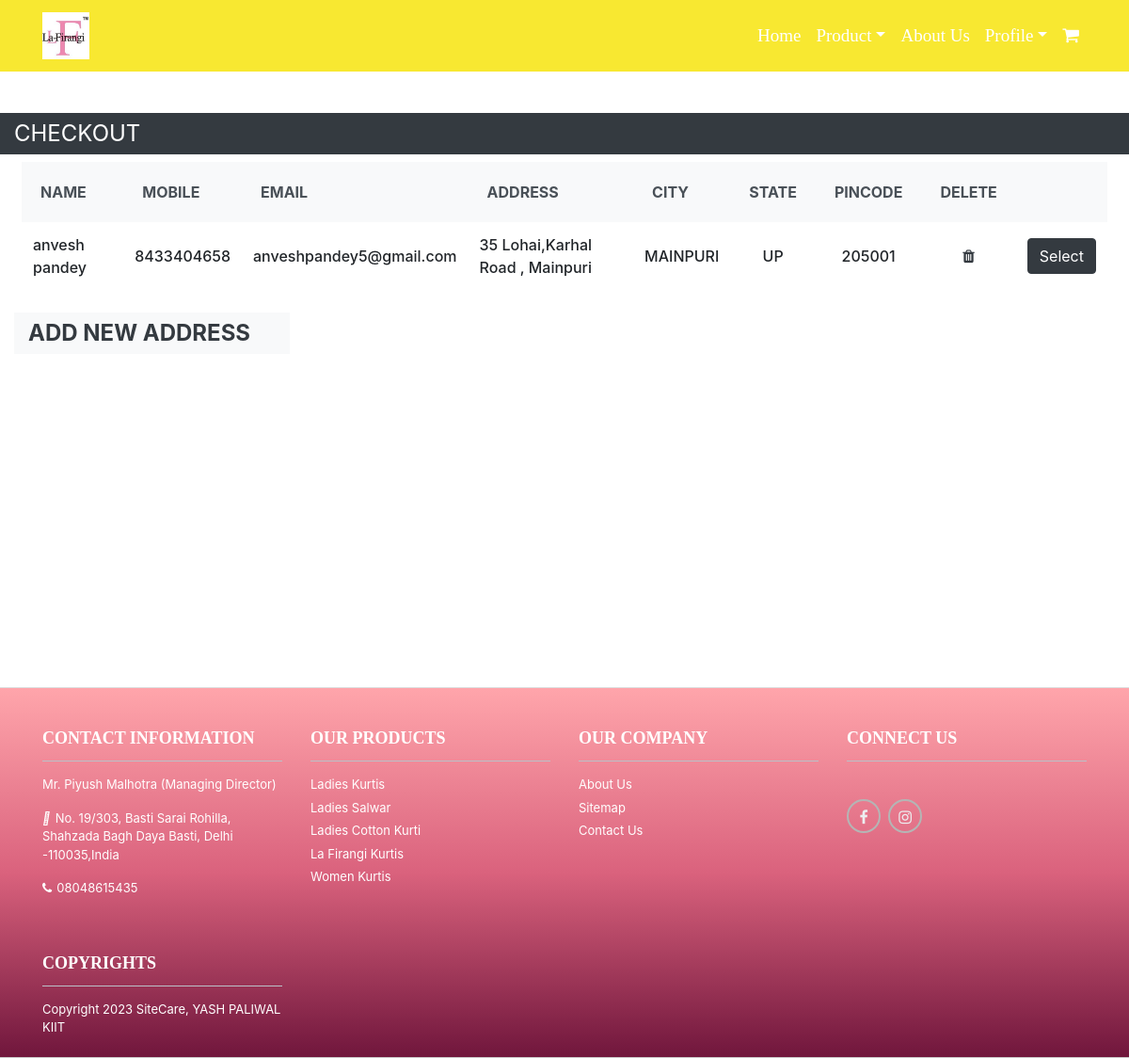
The app's page /selectaddress/ (signed in) with its own data.
### vendor/models.py (models this page shows, shortened)
class Checkout(models.Model):
    checkid=models.CharField(max_length=30,primary_key=True,default=None)
    checkout_user = models.ForeignKey(User, on_delete=models.CASCADE, default=None)
    chname=models.CharField(max_length=30)
    mobile=models.IntegerField()
    email=models.EmailField(max_length=50)
    state=models.CharField(max_length=30)
    city=models.CharField(max_length=30)
    address=models.CharField(max_length=50)
    pin=models.CharField(max_length=10)

### vendor/views.py (the view)
# urls.py: path('selectaddress/',views.SelectAddress,name='cart'),
@login_required(login_url='/register/')
def SelectAddress(request):
    adata=Checkout.objects.filter(checkout_user=request.user)
    if(len(adata)==0):
        return HttpResponseRedirect('/addaddress/')
    return render(request,"selectaddress.html",{"Data":adata})

### templates/selectaddress.html (shortened to what this page needs)
{% extends 'productdetails.html' %}
{% load static %}
{% block body %}
<head>
</head>
<div class="container-fluid">
        <div class="row">
            <div class="col-sm-12 py-1 text-uppercase bg-dark text-white" style="font-size: x-large">
                Checkout
            </div>
        </div>
        <div class="container-fluid">
            <div class="row">
                <div class="col-12 p-2 bg-white rounded mb-auto">
                    <div class="table-responsive">
                        <table class="table">
                            <thead class="thead-light">
                            <tr>
                                <th scope="col" class="border-0 bg-light">
                                    <div class="p-2 px-1 text-uppercase">Name</div>
                                </th>
                                <th scope="col" class="border-0 bg-light">
                                    <div class="p-2 px-1 text-uppercase">Mobile</div>
                                </th>
                                <th scope="col" class="border-0 bg-light">
                                    <div class="p-2 px-1 text-uppercase">Email</div>
                                </th>
                                <th scope="col" class="border-0 bg-light">
                                    <div class="p-2 px-1 text-uppercase">Address</div>
                                </th>
                                <th scope="col" class="border-0 bg-light">
                                    <div class="p-2 px-1 text-uppercase">city</div>
                                </th>
                                <th scope="col" class="border-0 bg-light">
                                    <div class="p-2 px-1 text-uppercase">state</div>
                                </th>
                                <th scope="col" class="border-0 bg-light">
                                    <div class="p-2 px-1 text-uppercase">pincode</div>
                                </th>
                                <th scope="col" class="border-0 bg-light">
                                    <div class="p-2 px-1 text-uppercase">delete</div>
                                </th>
                                <th scope="col" class="border-0 bg-light">
                                    <div class="p-2 px-1 text-uppercase">&nbsp;</div>
                                </th>
                            </tr>
                            </thead>
                            <tbody class="checkout-address" style="font-weight: 500">
                            {% for i in Data %}
                                <tr>
                                    <td class="border-0 align-middle">
                                        {{ i.chname }}
                                    </td>
                                    <td class="border-0 align-middle">
                                        {{ i.mobile }}
                                    </td>
                                    <td class="border-0 align-middle">
                                        {{ i.email }}
                                    </td>
                                    <td class="border-0 align-middle">
                                        {{ i.address }}
                                    </td>
                                    <td class="border-0 align-middle">
                                        {{ i.city }}
                                    </td>
                                    <td class="border-0 align-middle text-uppercase" style="text-align: center">
                                        {{ i.state }}
                                    </td>
                                    <td class="border-0 align-middle" style="text-align: center">
                                        {{ i.pin }}
                                    </td>
                                    <td class="border-0 align-middle" style="text-align: center">
                                        <strong>
                                            <a href="/delete2/{{ i.checkid }}/" class="text-dark">
                                                <i class="fa fa-trash"></i>
                                            </a>
                                        </strong>
                                    </td>
                                    <td class="border-0 align-middle">
                                        <strong>
                                            <a class="btn btn-dark" href="/checkout/{{ i.checkid }}/">Select</a>
                                        </strong>
                                    </td>
                                </tr>
                            {% endfor %}
                            </tbody>
                        </table>
                    </div>
                </div>
                <div class="col-sm-3 py-1 text-uppercase btn-light " style="font-size: x-large">
                    <strong>
                        <a href="/addaddress2/" class="text-dark">
                            Add new Address
                        </a>
                    </strong>
                </div>
            </div>
        </div>
    </div>
{% endblock body %}

### records on screen
Checkout: chname "anvesh pandey", mobile "8433404658", email "anveshpandey5@gmail.com", address "35 Lohai,Karhal Road , Mainpuri", city "MAINPURI", state "UP", pin "205001"
